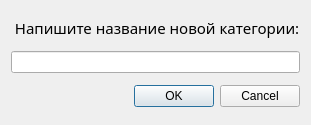
<?xml version="1.0" encoding="UTF-8"?>
<ui version="4.0">
 <class>Dialog_new_category</class>
 <widget class="QDialog" name="Dialog_new_category">
  <property name="geometry">
   <rect>
    <x>0</x>
    <y>0</y>
    <width>266</width>
    <height>125</height>
   </rect>
  </property>
  <property name="windowTitle">
   <string>Внимание!</string>
  </property>
  <layout class="QVBoxLayout" name="verticalLayout">
   <item>
    <widget class="QLabel" name="label">
     <property name="sizePolicy">
      <sizepolicy hsizetype="Expanding" vsizetype="Fixed">
       <horstretch>0</horstretch>
       <verstretch>0</verstretch>
      </sizepolicy>
     </property>
     <property name="font">
      <font>
       <family>Bahnschrift Light SemiCondensed</family>
       <pointsize>11</pointsize>
       <bold>false</bold>
      </font>
     </property>
     <property name="text">
      <string> Напишите название новой категории:</string>
     </property>
    </widget>
   </item>
   <item>
    <widget class="QLineEdit" name="lineEdit_newCateg"/>
   </item>
   <item>
    <widget class="QDialogButtonBox" name="Dialog_yesNo">
     <property name="orientation">
      <enum>Qt::Horizontal</enum>
     </property>
     <property name="standardButtons">
      <set>QDialogButtonBox::Cancel|QDialogButtonBox::Ok</set>
     </property>
    </widget>
   </item>
  </layout>
 </widget>
 <resources/>
 <connections>
  <connection>
   <sender>Dialog_yesNo</sender>
   <signal>accepted()</signal>
   <receiver>Dialog_new_category</receiver>
   <slot>accept()</slot>
   <hints>
    <hint type="sourcelabel">
     <x>248</x>
     <y>254</y>
    </hint>
    <hint type="destinationlabel">
     <x>157</x>
     <y>274</y>
    </hint>
   </hints>
  </connection>
  <connection>
   <sender>Dialog_yesNo</sender>
   <signal>rejected()</signal>
   <receiver>Dialog_new_category</receiver>
   <slot>reject()</slot>
   <hints>
    <hint type="sourcelabel">
     <x>316</x>
     <y>260</y>
    </hint>
    <hint type="destinationlabel">
     <x>286</x>
     <y>274</y>
    </hint>
   </hints>
  </connection>
 </connections>
</ui>
